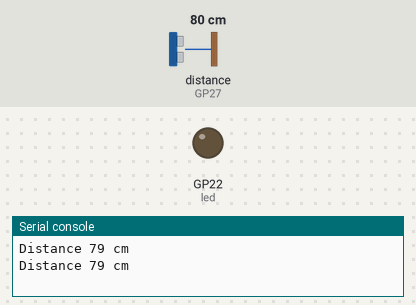
This program was run on a simulated Raspberry Pi Pico running MicroPython. On the bench: output pins drawn as LEDs (lit = HIGH), the last lines printed to the serial console. Dashed ring = blinking. The inputs (shaded band) are chosen by the test bench; at power-on: distance to the obstacle (sensor on GP27) 80 cm. The echo pulse lasts 58.3 µs per cm; pins used as bus, display or sensor lines are not drawn.

Above: at 3.2 s.
3.3 s: distance to the obstacle (sensor on GP27) set to 12 cm
4.8 s: distance to the obstacle (sensor on GP27) set to 9 cm
At 5.4 s:
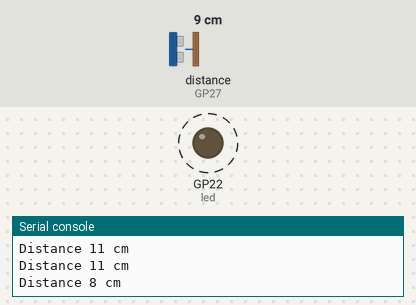
7.9 s: distance to the obstacle (sensor on GP27) set to 18 cm
At 7.9 s:
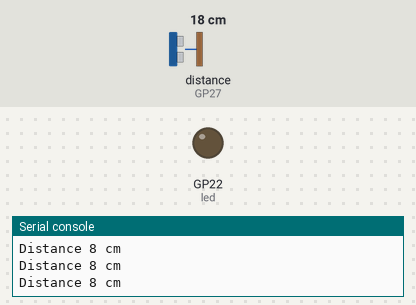
9.4 s: distance to the obstacle (sensor on GP27) set to 2 cm
At 10.2 s:
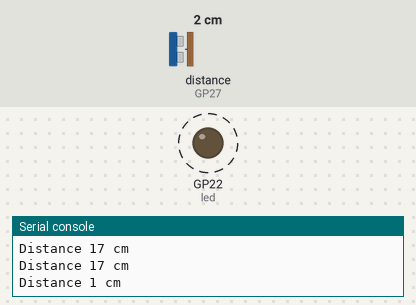
Timing chart, 0 to 13.5 s (numbered marks = the images above; inputs shaded):
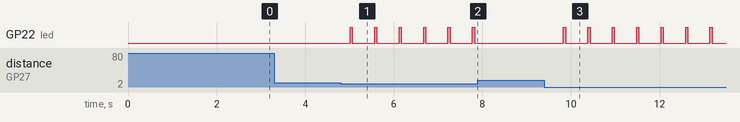

The program:

sonar.py
```python
from machine import Pin, time_pulse_us
import time

Trig = Pin(26, Pin.OUT, 0)
Echo = Pin(27, Pin.IN, 0)
led = Pin(22, Pin.OUT, 0) #Pin for an LED
DISTANCE = 0
SOUNDVELOCITY = 340
MAXIMUM_DISTANCE_CM = 200
MAXIMUM_TIME = MAXIMUM_DISTANCE_CM * 2 * 10000 // SOUNDVELOCITY


def get_distance():#returns the distance in cm
    #These three lines of code are used to send out the triggr signal that will be used to calculate the distnce
    Trig.value(1)
    time.sleep_us(10)
    Trig.value(0)
    #These three lines of code wait for the echo input to recieve a signal and records the amount of time before it records it.
    startWait = time.ticks_us()
    while not Echo.value():#The code below is to prevent the cod from locking up. If the echo signal reaches the maxmium rated distance then the code will stop waiting and return a timeout error. This is important because if the code locks up then it will not be able to run the rest of the code and it will not be able to get the distance of 200cm per the lecture slide, it just exits.
        if time.ticks_diff(time.ticks_us(), startWait) > MAXIMUM_TIME:
            return None
    pingStart = time.ticks_us()
    while Echo.value():
        pass
    pingStop = time.ticks_us()
    #After the times are recorded these three times of code use the time differences to calculate the distance and then returns the distance.
    distanceTime = time.ticks_diff(pingStop, pingStart)//2
    DISTANCE = int(distanceTime * SOUNDVELOCITY / 10000)
    return DISTANCE
#This part of the code is used to call the get_distance function and loop.
time.sleep(2)
while True:
    time.sleep_ms(500)#waits 500ms before repeating the get_distance function
    DISTANCE = get_distance() #Calls the get_distance funciton
    if(DISTANCE is None):
        print("Distance: Out of Range") #if the distance is out of range then it will print out of range
    else:
        print("Distance", DISTANCE, "cm")
        if(DISTANCE < 10):
            led.value(1) #turns on the LED if the distance is less than 10cm
            time.sleep_ms(50)
            led.value(0)
        else:
            led.value(0) #turns off the LED if the distance is greater than 10cm


     #records the distance to the terminal.
```

Measured:
- the behaviour switches between 11 and 10 cm on distance to the obstacle (sensor on GP27) (found by bisection; images 0 and 1)
- after the input at 4.8 s, GP22 (led): alternates HIGH for 0.05 s and LOW for 0.50 s, starting after 0.22 s
- after the input at 7.9 s, GP22 (led): stops changing and stays LOW
- after the input at 9.4 s, GP22 (led): alternates HIGH for 0.05 s and LOW for 0.50 s, starting after 0.43 s
